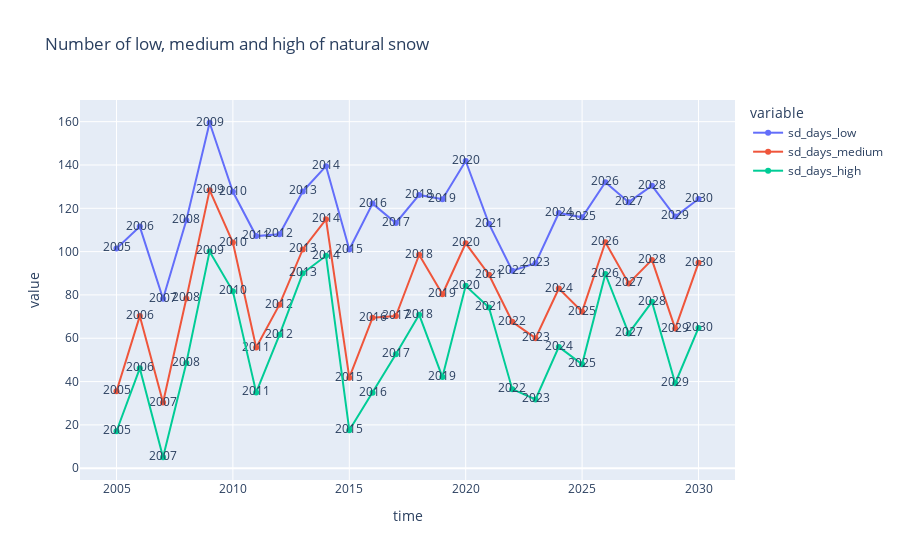

Notebook code for this chart:
### Code cell
pd.options.plotting.backend = "plotly"
# milano.plot(x='time', y=['mm_prod','snow_precipitation_amount_nov_apr','total_winter_precipitation_amount','mean_winter_tas','mean_feb_tas'])
result_melt = cortina.drop(['Number_of_points','LAT','LON','NUTS3_ID','ZS'],axis=1).groupby(['time'],as_index=False).mean().melt(id_vars='time', value_vars= ['sd_days_low','sd_days_medium','sd_days_high'])
fig=px.line(result_melt, x='time' , y='value' , color='variable',text="time",markers=True,title='Number of low, medium and high of natural snow',)
fig.show();

### Figure 1 — Plotly figure (JSON) as saved in the notebook; plotly's stock layout.template omitted (floating-point values rounded to 4 significant figures)
{"data": [{"hovertemplate": "variable=sd_days_low<br>time=%{text}<br>value=%{y}<extra></extra>", "legendgroup": "sd_days_low", "line": {"color": "#636efa", "dash": "solid"}, "marker": {"symbol": "circle"}, "mode": "lines+text+markers", "name": "sd_days_low", "orientation": "v", "showlegend": true, "text": [2005, 2006, 2007, 2008, 2009, 2010, 2011, 2012, 2013, 2014, 2015, 2016, 2017, 2018, 2019, 2020, 2021, 2022, 2023, 2024, 2025, 2026, 2027, 2028, 2029, 2030], "type": "scatter", "x": [2005, 2006, 2007, 2008, 2009, 2010, 2011, 2012, 2013, 2014, 2015, 2016, 2017, 2018, 2019, 2020, 2021, 2022, 2023, 2024, 2025, 2026, 2027, 2028, 2029, 2030], "xaxis": "x", "y": [101.4, 111.6, 78.22, 114.4, 159.5, 127.6, 107.2, 108, 127.8, 139.4, 100.9, 122.2, 113.2, 126.2, 124.2, 141.8, 112.8, 91.17, 94.67, 117.8, 115.8, 132, 122.8, 130.4, 116.2, 124.3], "yaxis": "y"}, {"hovertemplate": "variable=sd_days_medium<br>time=%{text}<br>value=%{y}<extra></extra>", "legendgroup": "sd_days_medium", "line": {"color": "#EF553B", "dash": "solid"}, "marker": {"symbol": "circle"}, "mode": "lines+text+markers", "name": "sd_days_medium", "orientation": "v", "showlegend": true, "text": [2005, 2006, 2007, 2008, 2009, 2010, 2011, 2012, 2013, 2014, 2015, 2016, 2017, 2018, 2019, 2020, 2021, 2022, 2023, 2024, 2025, 2026, 2027, 2028, 2029, 2030], "type": "scatter", "x": [2005, 2006, 2007, 2008, 2009, 2010, 2011, 2012, 2013, 2014, 2015, 2016, 2017, 2018, 2019, 2020, 2021, 2022, 2023, 2024, 2025, 2026, 2027, 2028, 2029, 2030], "xaxis": "x", "y": [35.5, 70.22, 30.33, 78.39, 128.4, 104.2, 55.72, 75.5, 101, 114.9, 41.78, 69.5, 70.28, 98.56, 80.33, 103.8, 89.33, 67.61, 60.06, 82.94, 72.28, 104.3, 85.33, 96.17, 64.44, 94.83], "yaxis": "y"}, {"hovertemplate": "variable=sd_days_high<br>time=%{text}<br>value=%{y}<extra></extra>", "legendgroup": "sd_days_high", "line": {"color": "#00cc96", "dash": "solid"}, "marker": {"symbol": "circle"}, "mode": "lines+text+markers", "name": "sd_days_high", "orientation": "v", "showlegend": true, "text": [2005, 2006, 2007, 2008, 2009, 2010, 2011, 2012, 2013, 2014, 2015, 2016, 2017, 2018, 2019, 2020, 2021, 2022, 2023, 2024, 2025, 2026, 2027, 2028, 2029, 2030], "type": "scatter", "x": [2005, 2006, 2007, 2008, 2009, 2010, 2011, 2012, 2013, 2014, 2015, 2016, 2017, 2018, 2019, 2020, 2021, 2022, 2023, 2024, 2025, 2026, 2027, 2028, 2029, 2030], "xaxis": "x", "y": [17.06, 46.11, 5.056, 48.61, 100.1, 81.67, 35, 61.61, 90, 98.11, 17.56, 34.89, 52.61, 70.89, 42.06, 84.22, 74.22, 36.5, 31.72, 56, 48, 89.67, 62.22, 76.83, 39.22, 64.78], "yaxis": "y"}], "layout": {"legend": {"title": {"text": "variable"}, "tracegroupgap": 0}, "title": {"text": "Number of low, medium and high of natural snow"}, "xaxis": {"anchor": "y", "domain": [0, 1], "title": {"text": "time"}}, "yaxis": {"anchor": "x", "domain": [0, 1], "title": {"text": "value"}}}}
